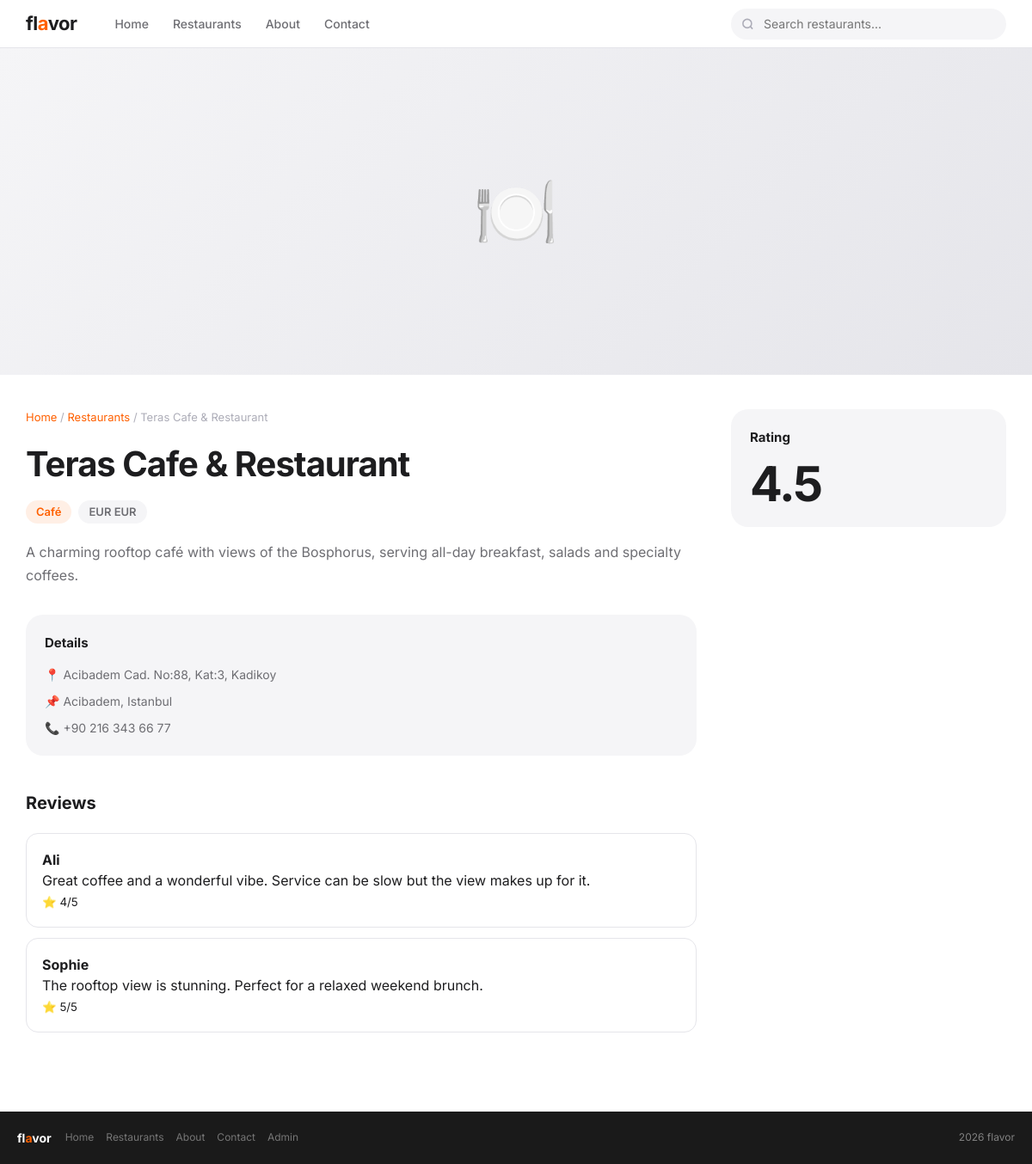
Screenshot of /restaurants/7/ with the database file from the repository.
### restaurants/models.py (models this page shows, shortened)
class Restaurant(models.Model):
    name = models.CharField(max_length=200)
    description = models.TextField()
    address = models.CharField(max_length=300)
    phone = models.CharField(max_length=20)
    price_range = models.CharField(max_length=1, choices=PRICE_CHOICES, default='2')
    category = models.ForeignKey(Category, on_delete=models.SET_NULL, null=True)
    location = models.ForeignKey(Location, on_delete=models.SET_NULL, null=True)
    created_at = models.DateTimeField(auto_now_add=True)
    def average_rating(self):
        avg = self.reviews.aggregate(avg=Avg('rating'))['avg']
        return round(avg, 1) if avg else None
    def price_display(self):
        return dict(PRICE_CHOICES).get(self.price_range, 'EUR EUR')

class Category(models.Model):
    name = models.CharField(max_length=100)
    class Meta:
        verbose_name_plural = 'Categories'
    def __str__(self):
        return self.name

class Location(models.Model):
    city = models.CharField(max_length=100)
    district = models.CharField(max_length=100)
    def __str__(self):
        return f'{self.district}, {self.city}'

class Review(models.Model):
    restaurant = models.ForeignKey(Restaurant, on_delete=models.CASCADE, related_name='reviews')
    author = models.CharField(max_length=100)
    rating = models.IntegerField(choices=[(i, i) for i in range(1, 6)])
    text = models.TextField()
    created_at = models.DateTimeField(auto_now_add=True)

### restaurants/views.py (the view)
# urls.py: path('restaurants/<int:pk>/', views.restaurant_detail, name='restaurant_detail'),
def restaurant_detail(request, pk):
    restaurant = get_object_or_404(Restaurant, pk=pk)
    reviews = restaurant.reviews.all().order_by('-created_at')
    return render(request, 'restaurants/detail.html', {'restaurant': restaurant, 'reviews': reviews})

### templates/restaurants/detail.html (shortened to what this page needs)
{% extends 'base.html' %}
{% block content %}
<div class="detail-hero">
    <div class="detail-hero-ph">🍽️</div>
</div>
<div class="detail-wrap">
    <div>
        <div class="breadcrumb">
            <a href="{% url 'home' %}">Home</a> /
            <a href="{% url 'restaurant_list' %}">Restaurants</a> /
            {{ restaurant.name }}
        </div>
        <h1 class="detail-name">{{ restaurant.name }}</h1>
        <div class="detail-tags">
            <span class="tag tag-cat">{{ restaurant.category }}</span>
            <span class="tag tag-price">{{ restaurant.price_display }}</span>
        </div>
        <p class="detail-desc">{{ restaurant.description }}</p>
        <div class="info-card">
            <h4>Details</h4>
            <div class="info-row">📍 {{ restaurant.address }}</div>
            <div class="info-row">📌 {{ restaurant.location }}</div>
            <div class="info-row">📞 {{ restaurant.phone }}</div>
        </div>
        <div class="reviews-section">
            <div class="reviews-title">Reviews</div>
            {% if reviews %}
                {% for review in reviews %}
                    <div class="review-card">
                        <strong>{{ review.author }}</strong>
                        <p>{{ review.text }}</p>
                        <small>⭐ {{ review.rating }}/5</small>
                    </div>
                {% endfor %}
            {% else %}
                <p>No reviews yet</p>
            {% endif %}
        </div>
    </div>
    <aside>
        <div class="info-card">
            <h4>Rating</h4>
            {% with avg=restaurant.average_rating %}
                {% if avg %}
                    <div class="rating-num">{{ avg }}</div>
                {% else %}
                    <p>Not rated yet</p>
                {% endif %}
            {% endwith %}
        </div>
    </aside>
</div>
{% endblock %}

### static/css/style.css (style rules this page uses)
:root { --font: "Inter", -apple-system, BlinkMacSystemFont, "Segoe UI", Roboto, Helvetica, Arial, sans-serif; --text: #1d1d1f; --text-2: #6e6e73; --text-3: #adadb8; --bg: #ffffff; --bg-2: #f5f5f7; --bg-3: #fafafa; --border: #e5e5ea; --accent: #ff6000; --accent-dk: #e05500; --green: #34c759; --nav-h: 56px; --r: 14px; --r-lg: 20px; --shadow: 0 2px 12px rgba(0,0,0,0.07); --shadow-lg: 0 8px 32px rgba(0,0,0,0.10); }
*, *::before, *::after { box-sizing: border-box; margin: 0; padding: 0; }
html { scroll-behavior: smooth; height: 100%; }
body { font-family: var(--font); color: var(--text); background: var(--bg); -webkit-font-smoothing: antialiased; line-height: 1.5; min-height: 100vh; display: flex; flex-direction: column; }
a { text-decoration: none; color: inherit; }
.detail-hero { height: 380px; background: var(--bg-2); overflow: hidden; position: relative; }
.detail-hero-ph { height: 100%; display: flex; align-items: center; justify-content: center; font-size: 80px; background: linear-gradient(135deg, #f5f5f7, #e5e5ea); }
.detail-wrap { max-width: 1180px; margin: 0 auto; padding: 40px 20px 80px; display: grid; grid-template-columns: 1fr 320px; gap: 40px; align-items: start; }
.breadcrumb { font-size: 13px; color: var(--text-3); margin-bottom: 14px; }
.breadcrumb a { color: var(--accent); }
.detail-name { font-size: clamp(26px, 4vw, 40px); font-weight: 700; letter-spacing: -1px; margin-bottom: 12px; }
.detail-tags { display: flex; gap: 8px; flex-wrap: wrap; margin-bottom: 20px; }
.tag { display: inline-flex; align-items: center; gap: 4px; padding: 4px 12px; border-radius: 50px; font-size: 13px; font-weight: 600; }
.tag-cat { background: rgba(255,96,0,0.1); color: var(--accent); }
.tag-price { background: var(--bg-2); color: var(--text-2); }
.detail-desc { font-size: 16px; color: var(--text-2); line-height: 1.7; margin-bottom: 32px; }
.info-card { background: var(--bg-2); border-radius: var(--r-lg); padding: 22px; margin-bottom: 16px; }
.info-card h4 { font-size: 15px; font-weight: 700; margin-bottom: 14px; }
.info-row { display: flex; gap: 10px; font-size: 14px; color: var(--text-2); margin-bottom: 10px; align-items: flex-start; }
.info-row:last-child { margin-bottom: 0; }
.rating-num { font-size: 56px; font-weight: 700; letter-spacing: -2px; color: var(--text); line-height: 1; }
.reviews-section { margin-top: 40px; }
.reviews-title { font-size: 20px; font-weight: 700; margin-bottom: 20px; }
.review-card { border: 1px solid var(--border); border-radius: var(--r); padding: 18px; margin-bottom: 12px; }

### rows the page displays
Restaurant: name "Teras Cafe & Restaurant", category "Café", price_display "EUR EUR", description "A charming rooftop café with views of the Bosphorus, serving all-day breakfast, salads and specialty coffees.", address "Acibadem Cad. No:88, Kat:3, Kadikoy", location "Acibadem, Istanbul", phone "+90 216 343 66 77"
Review: author "Ali", text "Great coffee and a wonderful vibe. Service can be slow but the view makes up for it.", rating "4"
Review: author "Sophie", text "The rooftop view is stunning. Perfect for a relaxed weekend brunch.", rating "5"

### other values shown
{{ avg }} "4.5"
